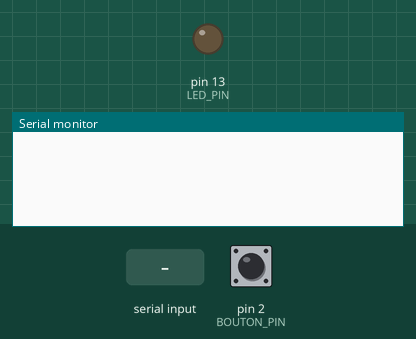
This sketch was run on a simulated Arduino Uno, built with avr-gcc and run on an emulated ATmega328P. On the bench: output pins drawn as LEDs (lit = HIGH), the last lines printed to the serial monitor. The test bench sets the inputs (shaded band); at power-on: pin 2 (BOUTON_PIN) HIGH.

Above: at 1.2 s.
1.3 s: "DISCOVER\n" received over Serial
At 1.9 s:
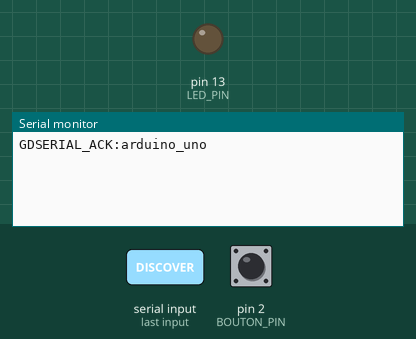
2.8 s: pin 2 (BOUTON_PIN) pulled LOW for 0.15 s
At 3.7 s:
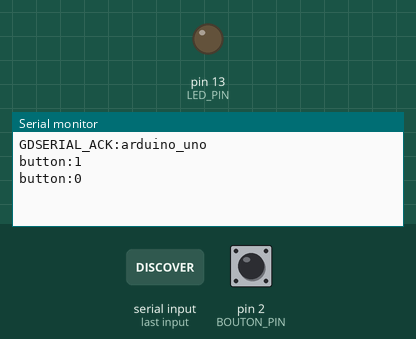

The sketch:

GODOTSERIAL.ino
```cpp
// Programme de test : Arduino UNO <-> Godot (projet test-communication-arduino)
const int LED_PIN = 13;                  // LED et sa résistance de 220 ohms
const int BOUTON_PIN = 2;                // bouton relié au GND

bool appaire = false;                    // vrai une fois que Godot a trouvé la carte
bool boutonAvant = false;                // l'état du bouton au tour précédent

void setup() {
  Serial.begin(115200);                  // la vitesse attendue par Godot
  pinMode(LED_PIN, OUTPUT);
  pinMode(BOUTON_PIN, INPUT_PULLUP);     // HIGH au repos, LOW quand on appuie
}

void loop() {
  if (Serial.available() > 0) {
    String message = Serial.readStringUntil('\n'); // une ligne reçue de Godot
    message.trim();                                // retire le \r éventuel
    if (message == "DISCOVER") {                   // Godot cherche la carte
      Serial.println("GDSERIAL_ACK:arduino_uno");  // la carte se présente
      appaire = true;
    } else if (appaire) {
      traiter(message);                            // une commande de Godot
    }
  }

  if (appaire) {
    bool appuye = (digitalRead(BOUTON_PIN) == LOW);
    if (appuye != boutonAvant) {                   // seulement quand il change
      boutonAvant = appuye;
      Serial.println(appuye ? "button:1" : "button:0");
    }
  }
}

// Une commande de Godot a la forme cle:valeur, par exemple led:1
void traiter(const String& message) {
  int deuxPoints = message.indexOf(':');           // où commence la valeur
  if (deuxPoints == -1) return;                    // pas de deux-points : on ignore
  String cle = message.substring(0, deuxPoints);
  String valeur = message.substring(deuxPoints + 1);

  if (cle == "led") {
    digitalWrite(LED_PIN, valeur == "1" ? HIGH : LOW); // led:1 allume, led:0 éteint
    Serial.println("ack:led:" + valeur);               // accusé de réception
  } else if (cle == "ping") {
    Serial.println("pong:" + valeur);                  // Godot mesure l'aller-retour
  }
}
```

Measured:
- after the input at 1.3 s, the serial monitor: prints a new line at once (image 1)
- after the input at 2.8 s, the serial monitor: prints a new line at once (image 2)
